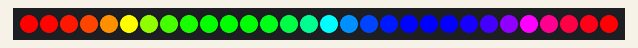
Simulated run of this sketch. Board: Arduino Uno, built with avr-gcc and run on an emulated ATmega328P. Parts: 30 RGB LEDs in strip order, left to right.

Above: at 0.04 s.
At 1.93 s:
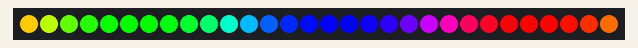
At 3.96 s:
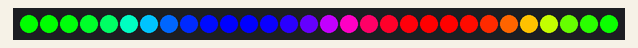
At 6.42 s:
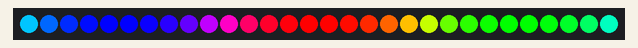
At 9.76 s:
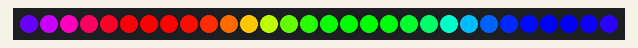
At 13.09 s:
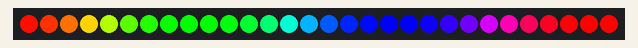

The sketch:

L9_Rainbow_XIAO_en.ino
```cpp
#include <Adafruit_NeoPixel.h> // Header file, declaring the library
#ifdef __AVR__
#include <avr/power.h>
#endif

#define PIXEL_PIN 0 // The light strip is connected to pin A0. If you are using XIAO RP2040, please change 0 to A0
#define PIXEL_COUNT 30 // The number of LED lights on the light strip
Adafruit_NeoPixel strip(PIXEL_COUNT, PIXEL_PIN, NEO_GRB + NEO_KHZ800);
// Declare a new light strip object and define the data mode

void setup() {
    strip.begin(); // Initialize the light strip, the light strip is ready to output data
}

void loop() {
    strip.clear();// Turn off all the lights on the light strip
    rainbow(10);// The light strip displays a rainbow light effect. The number in the parenthesis represents the speed of the rainbow light circulation. The smaller the number, the faster the circulation speed
}
// The following is the code for the rainbow light effect, presenting the breathing light effect. This code can be found in the example program buttoncycler
void rainbow(int wait) {
    for(long firstPixelHue = 0; firstPixelHue < 3*65536; firstPixelHue += 256) {
        for(int i=0; i<strip.numPixels(); i++) {
            int pixelHue = firstPixelHue + (i * 65536L / strip.numPixels());
            strip.setPixelColor(i, strip.gamma32(strip.ColorHSV(pixelHue)));
        }
        strip.show(); // The light strip presents a light effect
        delay(wait);  // Delay
    }
}
```

Measured:
- by itself, everything shown: repeats every 12.4 s, in 256 steps
